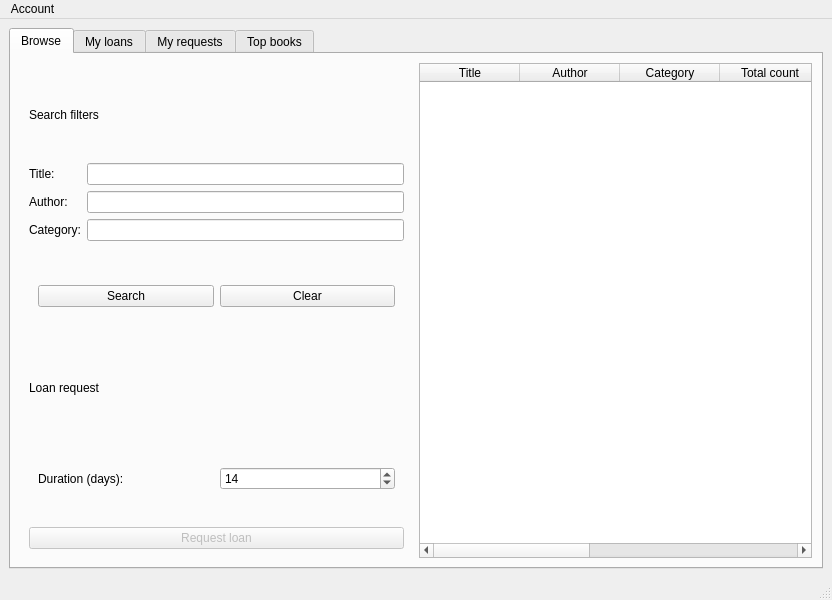
<?xml version="1.0" encoding="UTF-8"?>
<ui version="4.0">
 <class>MainWindow</class>
 <widget class="QMainWindow" name="MainWindow">
  <property name="geometry">
   <rect>
    <x>0</x>
    <y>0</y>
    <width>832</width>
    <height>600</height>
   </rect>
  </property>
  <property name="windowTitle">
   <string>BookFlow</string>
  </property>
  <widget class="QWidget" name="centralwidget">
   <layout class="QGridLayout" name="gridLayout">
    <item row="0" column="0">
     <widget class="QTabWidget" name="tabWidget">
      <property name="currentIndex">
       <number>0</number>
      </property>
      <widget class="QWidget" name="tabBrowse">
       <attribute name="title">
        <string>Browse</string>
       </attribute>
       <layout class="QHBoxLayout" name="horizontalLayout">
        <item>
         <widget class="QWidget" name="widget" native="true">
          <layout class="QVBoxLayout" name="verticalLayout">
           <item>
            <widget class="QLabel" name="label">
             <property name="text">
              <string>Search filters</string>
             </property>
            </widget>
           </item>
           <item>
            <layout class="QFormLayout" name="formLayout">
             <item row="0" column="0">
              <widget class="QLabel" name="label_2">
               <property name="text">
                <string>Title:</string>
               </property>
              </widget>
             </item>
             <item row="1" column="0">
              <widget class="QLabel" name="label_3">
               <property name="text">
                <string>Author:</string>
               </property>
              </widget>
             </item>
             <item row="2" column="0">
              <widget class="QLabel" name="label_4">
               <property name="text">
                <string>Category:</string>
               </property>
              </widget>
             </item>
             <item row="0" column="1">
              <widget class="QLineEdit" name="lineEditTitle"/>
             </item>
             <item row="1" column="1">
              <widget class="QLineEdit" name="lineEdieAuthor"/>
             </item>
             <item row="2" column="1">
              <widget class="QLineEdit" name="lineEditCategory"/>
             </item>
            </layout>
           </item>
           <item>
            <widget class="QWidget" name="widget_3" native="true">
             <layout class="QHBoxLayout" name="horizontalLayout_3">
              <item>
               <widget class="QPushButton" name="pushButtonSearch">
                <property name="text">
                 <string>Search</string>
                </property>
               </widget>
              </item>
              <item>
               <widget class="QPushButton" name="pushButtonClear">
                <property name="text">
                 <string>Clear</string>
                </property>
               </widget>
              </item>
             </layout>
            </widget>
           </item>
           <item>
            <widget class="QLabel" name="label_5">
             <property name="text">
              <string>Loan request</string>
             </property>
            </widget>
           </item>
           <item>
            <widget class="QWidget" name="widget_2" native="true">
             <layout class="QHBoxLayout" name="horizontalLayout_2">
              <item>
               <widget class="QLabel" name="label_6">
                <property name="text">
                 <string>Duration (days):</string>
                </property>
               </widget>
              </item>
              <item>
               <widget class="QSpinBox" name="spinBoxDuration">
                <property name="value">
                 <number>14</number>
                </property>
               </widget>
              </item>
             </layout>
            </widget>
           </item>
           <item>
            <widget class="QPushButton" name="pushButtonloan">
             <property name="enabled">
              <bool>false</bool>
             </property>
             <property name="text">
              <string>Request loan</string>
             </property>
            </widget>
           </item>
          </layout>
         </widget>
        </item>
        <item>
         <widget class="QTableWidget" name="tableWidgetBrowse">
          <property name="editTriggers">
           <set>QAbstractItemView::EditTrigger::NoEditTriggers</set>
          </property>
          <property name="selectionMode">
           <enum>QAbstractItemView::SelectionMode::SingleSelection</enum>
          </property>
          <property name="selectionBehavior">
           <enum>QAbstractItemView::SelectionBehavior::SelectRows</enum>
          </property>
          <column>
           <property name="text">
            <string>Title</string>
           </property>
          </column>
          <column>
           <property name="text">
            <string>Author</string>
           </property>
          </column>
          <column>
           <property name="text">
            <string>Category</string>
           </property>
          </column>
          <column>
           <property name="text">
            <string>Total count</string>
           </property>
          </column>
          <column>
           <property name="text">
            <string>Available count</string>
           </property>
          </column>
          <column>
           <property name="text">
            <string>Loans</string>
           </property>
          </column>
          <column>
           <property name="text">
            <string>Loaned</string>
           </property>
          </column>
         </widget>
        </item>
       </layout>
      </widget>
      <widget class="QWidget" name="tabLoans">
       <attribute name="title">
        <string>My loans</string>
       </attribute>
       <layout class="QVBoxLayout" name="verticalLayout_2">
        <item>
         <widget class="QWidget" name="widget_5" native="true">
          <layout class="QHBoxLayout" name="horizontalLayout_5">
           <item alignment="Qt::AlignmentFlag::AlignLeft">
            <widget class="QLabel" name="labelPenalty">
             <property name="text">
              <string>Total penalty:</string>
             </property>
            </widget>
           </item>
           <item alignment="Qt::AlignmentFlag::AlignRight">
            <widget class="QPushButton" name="pushButtonRefreshLonas">
             <property name="text">
              <string>Refresh</string>
             </property>
            </widget>
           </item>
          </layout>
         </widget>
        </item>
        <item>
         <widget class="QTableWidget" name="tableWidgetLoans">
          <property name="editTriggers">
           <set>QAbstractItemView::EditTrigger::NoEditTriggers</set>
          </property>
          <property name="selectionMode">
           <enum>QAbstractItemView::SelectionMode::SingleSelection</enum>
          </property>
          <property name="selectionBehavior">
           <enum>QAbstractItemView::SelectionBehavior::SelectRows</enum>
          </property>
          <column>
           <property name="text">
            <string>Title</string>
           </property>
          </column>
          <column>
           <property name="text">
            <string>Author</string>
           </property>
          </column>
          <column>
           <property name="text">
            <string>Category</string>
           </property>
          </column>
          <column>
           <property name="text">
            <string>Accepted date</string>
           </property>
          </column>
          <column>
           <property name="text">
            <string>Return date</string>
           </property>
          </column>
         </widget>
        </item>
        <item>
         <widget class="QWidget" name="widget_4" native="true">
          <layout class="QHBoxLayout" name="horizontalLayout_4">
           <item>
            <widget class="QLabel" name="label_7">
             <property name="text">
              <string>Renew duration (days):</string>
             </property>
            </widget>
           </item>
           <item>
            <widget class="QSpinBox" name="spinBoxRenew">
             <property name="value">
              <number>14</number>
             </property>
            </widget>
           </item>
           <item>
            <widget class="QPushButton" name="pushButtonRenew">
             <property name="enabled">
              <bool>false</bool>
             </property>
             <property name="text">
              <string>Request renew</string>
             </property>
            </widget>
           </item>
           <item>
            <widget class="QPushButton" name="pushButtonReturn">
             <property name="enabled">
              <bool>false</bool>
             </property>
             <property name="text">
              <string>Request return</string>
             </property>
            </widget>
           </item>
          </layout>
         </widget>
        </item>
       </layout>
      </widget>
      <widget class="QWidget" name="tabRequests">
       <attribute name="title">
        <string>My requests</string>
       </attribute>
       <layout class="QVBoxLayout" name="verticalLayout_3">
        <item alignment="Qt::AlignmentFlag::AlignRight">
         <widget class="QPushButton" name="pushButtonRefreshRequests">
          <property name="text">
           <string>Refresh</string>
          </property>
         </widget>
        </item>
        <item>
         <widget class="QTableWidget" name="tableWidgetRequests">
          <property name="editTriggers">
           <set>QAbstractItemView::EditTrigger::NoEditTriggers</set>
          </property>
          <property name="selectionMode">
           <enum>QAbstractItemView::SelectionMode::SingleSelection</enum>
          </property>
          <property name="selectionBehavior">
           <enum>QAbstractItemView::SelectionBehavior::SelectRows</enum>
          </property>
          <column>
           <property name="text">
            <string>Title</string>
           </property>
          </column>
          <column>
           <property name="text">
            <string>Author</string>
           </property>
          </column>
          <column>
           <property name="text">
            <string>Type</string>
           </property>
          </column>
          <column>
           <property name="text">
            <string>Status</string>
           </property>
          </column>
          <column>
           <property name="text">
            <string>Request date</string>
           </property>
          </column>
         </widget>
        </item>
       </layout>
      </widget>
      <widget class="QWidget" name="tabBooks">
       <attribute name="title">
        <string>Top books</string>
       </attribute>
       <layout class="QVBoxLayout" name="verticalLayout_4">
        <item>
         <widget class="QWidget" name="widget_6" native="true">
          <layout class="QHBoxLayout" name="horizontalLayout_6">
           <item>
            <widget class="QLabel" name="label_8">
             <property name="text">
              <string>Count:</string>
             </property>
            </widget>
           </item>
           <item>
            <widget class="QSpinBox" name="spinBoxTopbooks">
             <property name="value">
              <number>10</number>
             </property>
            </widget>
           </item>
           <item>
            <spacer name="horizontalSpacer">
             <property name="orientation">
              <enum>Qt::Orientation::Horizontal</enum>
             </property>
             <property name="sizeHint" stdset="0">
              <size>
               <width>40</width>
               <height>20</height>
              </size>
             </property>
            </spacer>
           </item>
           <item>
            <widget class="QPushButton" name="pushButtonRefreshTopbooks">
             <property name="text">
              <string>Refresh</string>
             </property>
            </widget>
           </item>
          </layout>
         </widget>
        </item>
        <item>
         <widget class="QTableWidget" name="tableWidgetTopbooks">
          <property name="editTriggers">
           <set>QAbstractItemView::EditTrigger::NoEditTriggers</set>
          </property>
          <property name="selectionMode">
           <enum>QAbstractItemView::SelectionMode::SingleSelection</enum>
          </property>
          <property name="selectionBehavior">
           <enum>QAbstractItemView::SelectionBehavior::SelectRows</enum>
          </property>
          <column>
           <property name="text">
            <string>Title</string>
           </property>
          </column>
          <column>
           <property name="text">
            <string>Author</string>
           </property>
          </column>
          <column>
           <property name="text">
            <string>Category</string>
           </property>
          </column>
          <column>
           <property name="text">
            <string>Total count</string>
           </property>
          </column>
          <column>
           <property name="text">
            <string>Available count</string>
           </property>
          </column>
          <column>
           <property name="text">
            <string>Loans</string>
           </property>
          </column>
          <column>
           <property name="text">
            <string>Loaned</string>
           </property>
          </column>
         </widget>
        </item>
       </layout>
      </widget>
     </widget>
    </item>
   </layout>
  </widget>
  <widget class="QMenuBar" name="menubar">
   <property name="geometry">
    <rect>
     <x>0</x>
     <y>0</y>
     <width>832</width>
     <height>27</height>
    </rect>
   </property>
   <widget class="QMenu" name="menuAccount">
    <property name="title">
     <string>Account</string>
    </property>
    <addaction name="actionLogout"/>
   </widget>
   <addaction name="menuAccount"/>
  </widget>
  <widget class="QStatusBar" name="statusbar"/>
  <action name="actionLogout">
   <property name="text">
    <string>Logout</string>
   </property>
  </action>
 </widget>
 <resources/>
 <connections/>
</ui>
